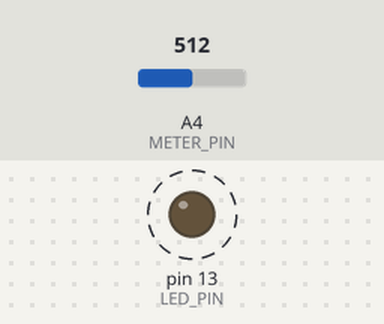
Recording of a sketch running on a simulated Arduino Uno, built with avr-gcc and run on an emulated ATmega328P. On the bench: output pins drawn as LEDs (lit = HIGH). Dashed ring = blinking. The inputs (shaded band) are chosen by the test bench; at power-on: A4 (METER_PIN) = 512. What the sketch prints to the serial monitor is not drawn.

Above: at 1.49 s.
1.9 s: A4 (METER_PIN) set to 122
At 2.25 s:
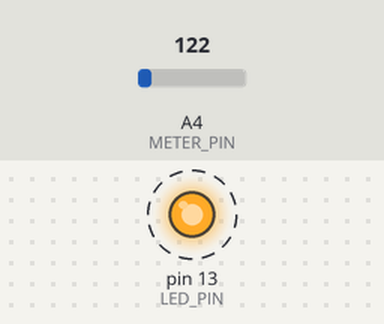
5.4 s: A4 (METER_PIN) set to 0
At 6.4 s:
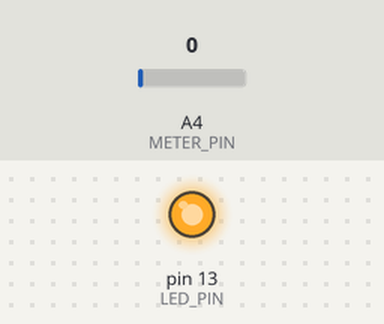
Timing chart, 0 to 12.9 s (numbered marks = the images above; inputs shaded):
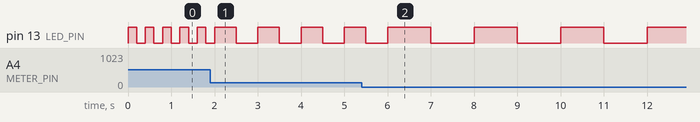

Measured:
- after the input at 1.9 s, pin 13 (LED_PIN): alternates HIGH for 0.50 s and LOW for 0.50 s, starting after 0.60 s
- by itself, pin 13 (LED_PIN): alternates HIGH for 0.20 s and LOW for 0.20 s

The sketch:

M2_S1P.ino
```cpp
//intializing the pin
const byte LED_PIN = 13;
const byte METER_PIN = A4;
void setup()
{
  //LED PIN AND THE METERE PIN
  pinMode(LED_PIN, OUTPUT);
  pinMode(METER_PIN, INPUT);
  //SETTING THE BAUDRATE
  Serial.begin(9600);
  //START TIMER FUNCTION
  startTimer();
}
void loop()
{
  //TO CHECK THE VALUE FROM THE POT AND CONTINOUSLY MAPPING
  int potentiometere = analogRead(METER_PIN);
  double map_frequescy = map(potentiometere,0,1023,1,10);
  //in the above we are taking the anlog read value from the 0 to 1023
  //also taking the heartz frequencey from 1 to 10HZ
  Serial.print("TIMER FREQUENCY IS ->");
  Serial.print(map_frequescy);
  //F_CPU this is used to tell the frequency of the board
  //dividing with 256 is used due to the timer 1
  //mapfrequecy is calculate abve and sub tratced by 1to calaculate exact value
  unsigned long value = F_CPU / 256 / map_frequescy - 1; // Added semicolon at the end
  //by default ocr1a is working with 2hz frequency
  //byt the mapping value generate new due to which coparison mut also change
  //here the user can confugure the frequency
  OCR1A = value;
  //ading the 1scond delay
  delay(1000);
}
void startTimer(){
  noInterrupts();
  //setting the timer counter 1
  TCCR1A =0;
  TCCR1B =0;
  //SETTING THE COMPARER VALUE
  OCR1A = 15624;
  //15624 IS 2HZ AS 16/(256*2)-1
  //This will also make the led blink every 2 second
  // ENABLING CTC MODE
  TCCR1B |= (1 << WGM12);
  //SETTING THE PRESCALER OF 256
  TCCR1B |= (1 << CS12);
  TCCR1B &= ~(1 << CS11);
  TCCR1B &= ~(1 << CS10);
  //SETTING THE COMPARER
  TIMSK1 |= (1 << OCIE1A);
  interrupts();
}
ISR(TIMER1_COMPA_vect){
   digitalWrite(LED_PIN, digitalRead(LED_PIN) ^ 1);
}
```
